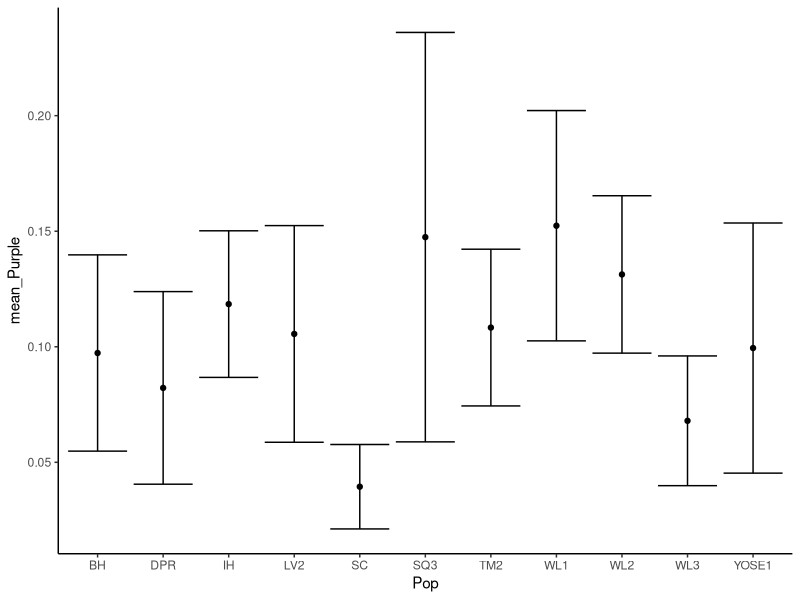

Recreate this plot in R. (Note: this script raises an error after producing the figure.)
## ---- chunk 1
knitr::opts_chunk$set(echo = TRUE)
## ---- chunk 2
library(tidyverse)

sem <- function(x, na.rm=FALSE) {           #for calculating standard error
  sd(x,na.rm=na.rm)/sqrt(length(na.omit(x)))
} 
## ---- chunk 3
Control <- read_csv("../input/Y1_Control_lab_stored_seed_viability_data.csv")

CP2 <- read_csv("../input/CP2_Y1_viability_data.csv") %>%
  filter(!(Pop == "WL1" & Rep == 14))

## ---- chunk 4
CP2_rep <- CP2 %>%
  group_by(Pop,Rep) %>%
  summarise(num_seeds = n(),
            num_purple = sum(is.na(Purple_Stainning)),
            prop_purple = mean(Purple_Stainning, na.rm=TRUE)) %>%
  ungroup()
## ---- chunk 5
CP2_purple <- glm(cbind(num_purple, num_seeds-num_purple) ~ Pop,
                  data = CP2_rep,
                  family=binomial)
summary(CP2_purple)
## ---- chunk 6
CP2_summary <- CP2_rep %>%
  group_by(Pop) %>%
  summarise(mean_Purple = mean(prop_purple),
            sem_Purple = sem(prop_purple))

ggplot(CP2_summary, aes(x=Pop, y=mean_Purple)) +
  geom_point() +
  geom_errorbar(aes(ymin = mean_Purple - sem_Purple,
                ymax = mean_Purple + sem_Purple)) +
  theme_classic()
## ---- chunk 7
Control_summary <- Control %>%
  group_by(Pop) %>%
  summarise(mean_Purple = mean(Purple_staining),
            sem_Purple = sem(Purple_staining))

ggplot(Control_summary, aes(x=Pop, y=mean_Purple)) +
  geom_point() +
  geom_errorbar(aes(ymin = mean_Purple - sem_Purple,
                ymax = mean_Purple + sem_Purple)) +
  theme_classic()
